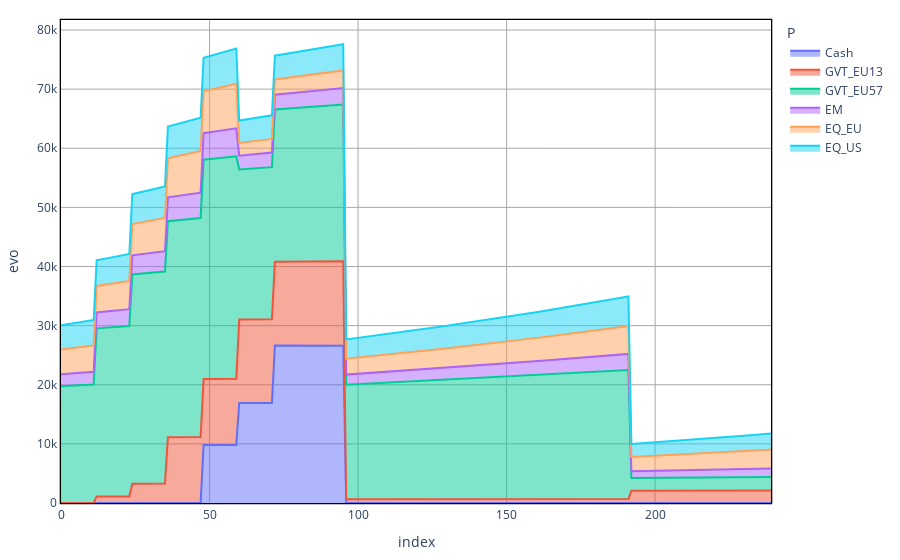
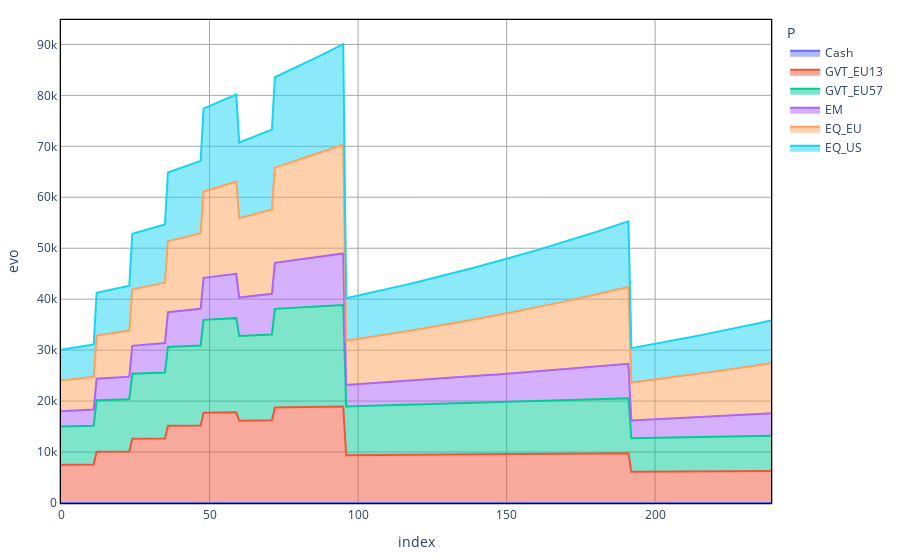

Here is the notebook cell these charts were saved with, in order:
### Code cell
n_scen = None
perc = False
#print([solution[l][n_scen].varValue for l in Lt])
plt = ALMc.AssetAllocationChart(problem,sol,n_scen=n_scen, perc = perc)
plt.show()
plt = ALMc.AssetAllocationChart(problem,sol_bah,n_scen=n_scen, perc = perc)
plt.show()

### Figure 1 — Plotly figure (JSON) as saved in the notebook; plotly's stock layout.template omitted (floating-point values rounded to 4 significant figures; data arrays with more than 128 entries replaced by an {"elided": "..."} marker saying what was removed)
{"data": [{"hovertemplate": "P=Cash<br>index=%{x}<br>evo=%{y}<extra></extra>", "legendgroup": "Cash", "line": {"color": "#636efa"}, "mode": "lines", "name": "Cash", "orientation": "v", "showlegend": true, "stackgroup": "1", "type": "scatter", "x": {"elided": "240 int values"}, "xaxis": "x", "y": {"elided": "240 float values"}, "yaxis": "y"}, {"hovertemplate": "P=GVT_EU13<br>index=%{x}<br>evo=%{y}<extra></extra>", "legendgroup": "GVT_EU13", "line": {"color": "#EF553B"}, "mode": "lines", "name": "GVT_EU13", "orientation": "v", "showlegend": true, "stackgroup": "1", "type": "scatter", "x": {"elided": "240 int values"}, "xaxis": "x", "y": {"elided": "240 float values"}, "yaxis": "y"}, {"hovertemplate": "P=GVT_EU57<br>index=%{x}<br>evo=%{y}<extra></extra>", "legendgroup": "GVT_EU57", "line": {"color": "#00cc96"}, "mode": "lines", "name": "GVT_EU57", "orientation": "v", "showlegend": true, "stackgroup": "1", "type": "scatter", "x": {"elided": "240 int values"}, "xaxis": "x", "y": {"elided": "240 float values"}, "yaxis": "y"}, {"hovertemplate": "P=EM<br>index=%{x}<br>evo=%{y}<extra></extra>", "legendgroup": "EM", "line": {"color": "#ab63fa"}, "mode": "lines", "name": "EM", "orientation": "v", "showlegend": true, "stackgroup": "1", "type": "scatter", "x": {"elided": "240 int values"}, "xaxis": "x", "y": {"elided": "240 float values"}, "yaxis": "y"}, {"hovertemplate": "P=EQ_EU<br>index=%{x}<br>evo=%{y}<extra></extra>", "legendgroup": "EQ_EU", "line": {"color": "#FFA15A"}, "mode": "lines", "name": "EQ_EU", "orientation": "v", "showlegend": true, "stackgroup": "1", "type": "scatter", "x": {"elided": "240 int values"}, "xaxis": "x", "y": {"elided": "240 float values"}, "yaxis": "y"}, {"hovertemplate": "P=EQ_US<br>index=%{x}<br>evo=%{y}<extra></extra>", "legendgroup": "EQ_US", "line": {"color": "#19d3f3"}, "mode": "lines", "name": "EQ_US", "orientation": "v", "showlegend": true, "stackgroup": "1", "type": "scatter", "x": {"elided": "240 int values"}, "xaxis": "x", "y": {"elided": "240 float values"}, "yaxis": "y"}], "layout": {"legend": {"title": {"text": "P"}, "tracegroupgap": 0}, "margin": {"b": 20, "l": 20, "r": 20, "t": 20}, "paper_bgcolor": "white", "plot_bgcolor": "white", "showlegend": true, "xaxis": {"anchor": "y", "domain": [0, 1], "gridcolor": "darkgray", "gridwidth": 1, "linecolor": "black", "linewidth": 1.3, "mirror": true, "showgrid": true, "showline": true, "title": {"text": "index"}}, "yaxis": {"anchor": "x", "domain": [0, 1], "gridcolor": "darkgray", "gridwidth": 1, "linecolor": "black", "linewidth": 1.3, "mirror": true, "showgrid": true, "showline": true, "title": {"text": "evo"}}}}

### Figure 2 — Plotly figure (JSON) as saved in the notebook; plotly's stock layout.template omitted (floating-point values rounded to 4 significant figures; data arrays with more than 128 entries replaced by an {"elided": "..."} marker saying what was removed)
{"data": [{"hovertemplate": "P=Cash<br>index=%{x}<br>evo=%{y}<extra></extra>", "legendgroup": "Cash", "line": {"color": "#636efa"}, "mode": "lines", "name": "Cash", "orientation": "v", "showlegend": true, "stackgroup": "1", "type": "scatter", "x": {"elided": "240 int values"}, "xaxis": "x", "y": {"elided": "240 int values"}, "yaxis": "y"}, {"hovertemplate": "P=GVT_EU13<br>index=%{x}<br>evo=%{y}<extra></extra>", "legendgroup": "GVT_EU13", "line": {"color": "#EF553B"}, "mode": "lines", "name": "GVT_EU13", "orientation": "v", "showlegend": true, "stackgroup": "1", "type": "scatter", "x": {"elided": "240 int values"}, "xaxis": "x", "y": {"elided": "240 float values"}, "yaxis": "y"}, {"hovertemplate": "P=GVT_EU57<br>index=%{x}<br>evo=%{y}<extra></extra>", "legendgroup": "GVT_EU57", "line": {"color": "#00cc96"}, "mode": "lines", "name": "GVT_EU57", "orientation": "v", "showlegend": true, "stackgroup": "1", "type": "scatter", "x": {"elided": "240 int values"}, "xaxis": "x", "y": {"elided": "240 float values"}, "yaxis": "y"}, {"hovertemplate": "P=EM<br>index=%{x}<br>evo=%{y}<extra></extra>", "legendgroup": "EM", "line": {"color": "#ab63fa"}, "mode": "lines", "name": "EM", "orientation": "v", "showlegend": true, "stackgroup": "1", "type": "scatter", "x": {"elided": "240 int values"}, "xaxis": "x", "y": {"elided": "240 float values"}, "yaxis": "y"}, {"hovertemplate": "P=EQ_EU<br>index=%{x}<br>evo=%{y}<extra></extra>", "legendgroup": "EQ_EU", "line": {"color": "#FFA15A"}, "mode": "lines", "name": "EQ_EU", "orientation": "v", "showlegend": true, "stackgroup": "1", "type": "scatter", "x": {"elided": "240 int values"}, "xaxis": "x", "y": {"elided": "240 float values"}, "yaxis": "y"}, {"hovertemplate": "P=EQ_US<br>index=%{x}<br>evo=%{y}<extra></extra>", "legendgroup": "EQ_US", "line": {"color": "#19d3f3"}, "mode": "lines", "name": "EQ_US", "orientation": "v", "showlegend": true, "stackgroup": "1", "type": "scatter", "x": {"elided": "240 int values"}, "xaxis": "x", "y": {"elided": "240 float values"}, "yaxis": "y"}], "layout": {"legend": {"title": {"text": "P"}, "tracegroupgap": 0}, "margin": {"b": 20, "l": 20, "r": 20, "t": 20}, "paper_bgcolor": "white", "plot_bgcolor": "white", "showlegend": true, "xaxis": {"anchor": "y", "domain": [0, 1], "gridcolor": "darkgray", "gridwidth": 1, "linecolor": "black", "linewidth": 1.3, "mirror": true, "showgrid": true, "showline": true, "title": {"text": "index"}}, "yaxis": {"anchor": "x", "domain": [0, 1], "gridcolor": "darkgray", "gridwidth": 1, "linecolor": "black", "linewidth": 1.3, "mirror": true, "showgrid": true, "showline": true, "title": {"text": "evo"}}}}
